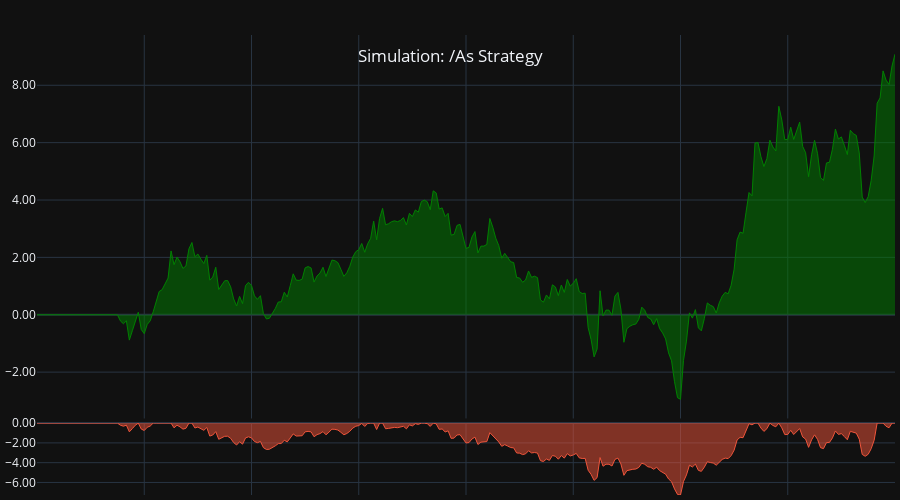
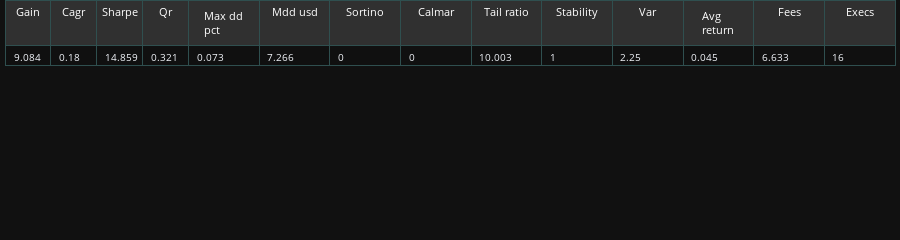

The notebook cell saved with these charts, in order:
### Code cell
tearsheet(rep1[0], False)

### Figure 1 — Plotly figure (JSON) as saved in the notebook; plotly's stock layout.template omitted (floating-point values rounded to 4 significant figures; data arrays with more than 128 entries replaced by an {"elided": "..."} marker saying what was removed)
{"data": [{"fill": "tozeroy", "line": {"color": "green", "width": 1}, "mode": "lines", "name": "Total_PnL", "type": "scatter", "uid": "5525e0dc-8292-437f-aa4d-dc5ed108b18e", "x": {"elided": "289 str values"}, "xaxis": "x", "y": {"elided": "289 float values"}, "yaxis": "y"}, {"fill": "tozeroy", "line": {"width": 1}, "mode": "lines", "name": "Drawdown_1", "type": "scatter", "uid": "1e77adfa-980c-491d-a490-bb274d6b999b", "x": {"elided": "289 str values"}, "xaxis": "x", "y": {"elided": "289 float values"}, "yaxis": "y2"}], "layout": {"dragmode": "zoom", "height": 500, "hoverdistance": 1000, "hovermode": "x unified", "margin": {"b": 5, "l": 5, "r": 5, "t": 35}, "modebar": {"add": ["drawline", "drawopenpath", "drawrect", "eraseshape"]}, "newshape": {"line": {"color": "yellow", "width": 1}}, "showlegend": false, "title": {"text": " Simulation: /As Strategy", "x": 0.5, "xanchor": "center", "y": 0.9, "yanchor": "top"}, "xaxis": {"anchor": "y", "domain": [0, 1], "hoverformat": "%d-%b-%y %H:%M", "matches": "x2", "rangeslider": {"visible": false}, "showspikes": true, "showticklabels": false, "spikecolor": "#306020", "spikedash": "dot", "spikemode": "across", "spikesnap": "cursor", "spikethickness": 1}, "xaxis2": {"anchor": "y2", "domain": [0, 1], "showspikes": true, "spikecolor": "#306020", "spikedash": "dot", "spikemode": "across", "spikesnap": "cursor", "spikethickness": 1}, "yaxis": {"anchor": "x", "domain": [0.1663, 1], "hoverformat": ".2f", "spikecolor": "#306020", "spikesnap": "cursor", "spikethickness": 1, "tickformat": ".2f"}, "yaxis2": {"anchor": "x2", "domain": [0, 0.1563], "range": [-7.266, 0], "spikecolor": "#306020", "spikesnap": "cursor", "spikethickness": 1, "tickformat": ".2f"}}}

### Figure 2 — Plotly figure (JSON) as saved in the notebook; plotly's stock layout.template omitted (floating-point values rounded to 4 significant figures)
{"data": [{"cells": {"align": ["center", "left"], "fill": {"color": "#101010"}, "font": {"size": 10}, "line": {"color": "darkslategray"}, "values": [9.084, 0.18, 14.86, 0.321, 0.073, 7.266, 0, 0, 10.0, 1, 2.25, 0.045, 6.633, 16]}, "columnwidth": [130, 130, 130, 130, 200], "header": {"fill": {"color": "#303030"}, "font": {"color": "white", "size": 11}, "line": {"color": "darkslategray"}, "values": ["Gain", "Cagr", "Sharpe", "Qr", "Max dd pct", "Mdd usd", "Sortino", "Calmar", "Tail ratio", "Stability", "Var", "Avg return", "Fees", "Execs"]}, "type": "table", "uid": "b0c918fd-ff62-4f2e-bc25-ecdcc09b9f09"}], "layout": {"height": 80, "margin": {"b": 1, "l": 5, "r": 5, "t": 0}}}
